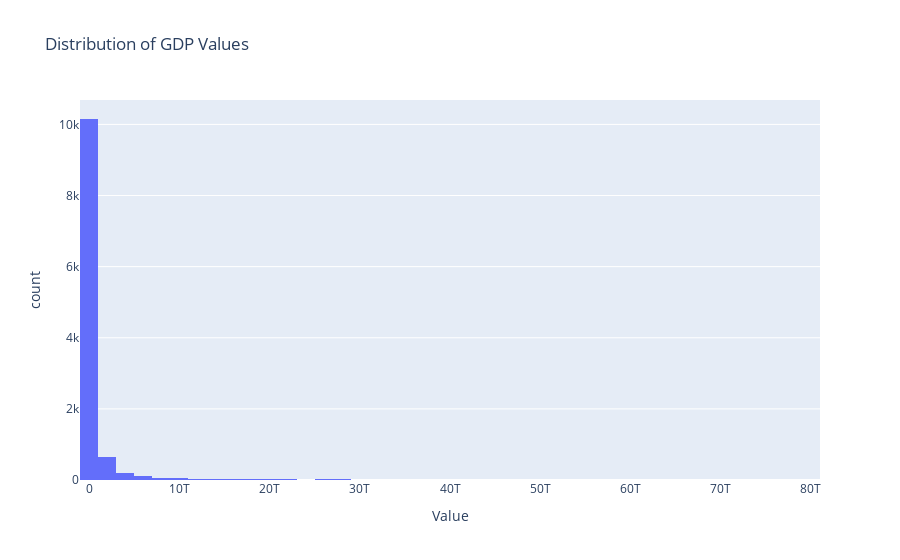

Notebook cell for this chart:
### Code cell
fig4 = px.histogram(df, x='Value', nbins=50, title='Distribution of GDP Values')
fig4.show()

### Figure 1 — Plotly figure (JSON) as saved in the notebook; plotly's stock layout.template omitted (floating-point values rounded to 4 significant figures; data arrays with more than 128 entries replaced by an {"elided": "..."} marker saying what was removed)
{"data": [{"alignmentgroup": "True", "bingroup": "x", "hovertemplate": "Value=%{x}<br>count=%{y}<extra></extra>", "legendgroup": "", "marker": {"color": "#636efa", "pattern": {"shape": ""}}, "name": "", "nbinsx": 50, "offsetgroup": "", "orientation": "v", "showlegend": false, "type": "histogram", "x": {"elided": "11507 float values"}, "xaxis": "x", "yaxis": "y"}], "layout": {"autosize": true, "barmode": "relative", "legend": {"tracegroupgap": 0}, "title": {"text": "Distribution of GDP Values"}, "xaxis": {"anchor": "y", "autorange": true, "domain": [0, 1], "range": [-1000000000000, 81000000000000], "title": {"text": "Value"}, "type": "linear"}, "yaxis": {"anchor": "x", "autorange": true, "domain": [0, 1], "range": [0, 10690.0], "title": {"text": "count"}}}}
